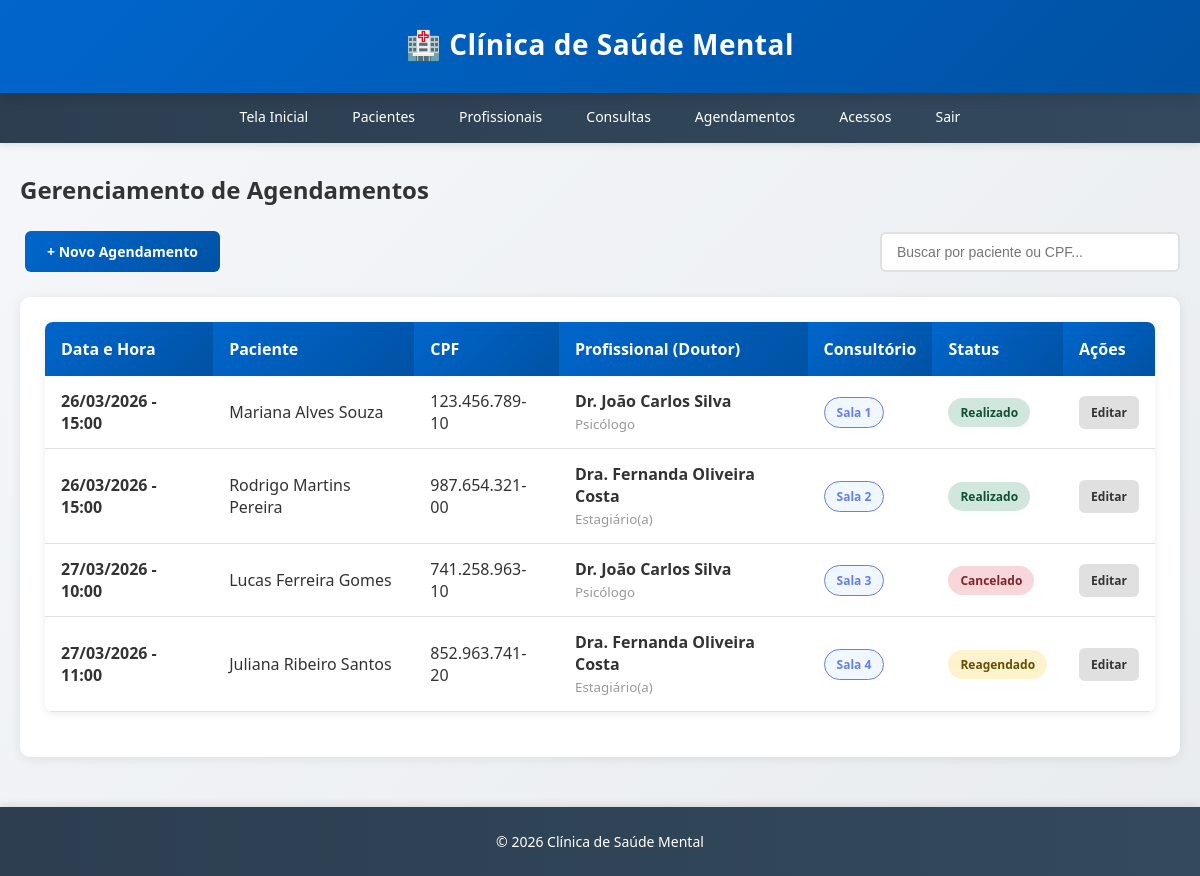
The page /agendamentos/ (signed in) on the database its author committed.
### app/models.py (models this page shows, shortened)
class Agendamento(db.Model):
    __tablename__ = 'agendamentos'
    id = db.Column(db.Integer, primary_key=True)
    paciente_id = db.Column(db.Integer, db.ForeignKey('pacientes.id'), nullable=False)
    profissional_id = db.Column(db.Integer, db.ForeignKey('profissionais.id'), nullable=False)
    consultorio_id = db.Column(db.Integer, db.ForeignKey('consultorios.id'), nullable=True)
    data_agendamento = db.Column(db.DateTime, nullable=False)
    hora_inicio = db.Column(db.Time, nullable=True)
    hora_fim = db.Column(db.Time, nullable=True)
    status = db.Column(db.String(50), default='Agendado')
    observacoes = db.Column(db.Text, nullable=True)
    data_criacao = db.Column(db.DateTime, default=datetime.utcnow)
    consultorio_sala = db.Column(db.String(50), nullable=True)
    consultorio = db.relationship('Consultorio')

class Paciente(db.Model):
    __tablename__ = 'pacientes'
    id = db.Column(db.Integer, primary_key=True)
    nome = db.Column(db.String(150), nullable=False)
    cpf = db.Column(db.String(14), unique=True, nullable=False)
    data_nascimento = db.Column(db.Date, nullable=False)
    telefone = db.Column(db.String(20), nullable=False)
    email = db.Column(db.String(120), nullable=True)
    endereco = db.Column(db.String(300), nullable=True)
    historico_medico = db.Column(db.Text, nullable=True)
    estado_civil = db.Column(db.String(50), nullable=True)
    nome_contato_emergencia = db.Column(db.String(150), nullable=True)
    telefone_contato_emergencia = db.Column(db.String(20), nullable=True)
    data_cadastro = db.Column(db.DateTime, default=datetime.utcnow)
    consultas = db.relationship('Consulta', backref='paciente', lazy=True, cascade='all, delete-orphan')
    agendamentos = db.relationship('Agendamento', backref='paciente', lazy=True, cascade='all, delete-orphan')

class Profissional(db.Model):
    __tablename__ = 'profissionais'
    id = db.Column(db.Integer, primary_key=True)
    nome = db.Column(db.String(150), nullable=False)
    cpf = db.Column(db.String(14), unique=True, nullable=False)
    especialidade = db.Column(db.String(100), nullable=False)
    especialidade_customizada = db.Column(db.String(100), nullable=True)
    telefone = db.Column(db.String(20), nullable=False)
    email = db.Column(db.String(120), nullable=True)
    numero_registro = db.Column(db.String(50), nullable=True)
    estado_civil = db.Column(db.String(50), nullable=True)
    endereco = db.Column(db.String(300), nullable=True)
    nome_contato_emergencia = db.Column(db.String(150), nullable=True)
    telefone_contato_emergencia = db.Column(db.String(20), nullable=True)
    data_cadastro = db.Column(db.DateTime, default=datetime.utcnow)
    consultas = db.relationship('Consulta', backref='profissional', lazy=True, cascade='all, delete-orphan')
    agendamentos = db.relationship('Agendamento', backref='profissional', lazy=True, cascade='all, delete-orphan')

### app/routes.py (the view)
@agendamentos_bp.route('/')
@login_required
def listar_agendamentos():
    agendamentos = Agendamento.query.all()
    return render_template('agendamentos/listar.html', agendamentos=agendamentos)

### app/templates/agendamentos/listar.html (shortened to what this page needs)
{% extends "base.html" %}
{% block content %}
<h2>Gerenciamento de Agendamentos</h2>
<div class="header-actions">
    <a href="{{ url_for('agendamentos.novo_agendamento') }}" class="btn btn-primary">+ Novo Agendamento</a>
    <div class="search-box">
        <input type="text" id="searchInput" placeholder="Buscar por paciente ou CPF...">
    </div>
</div>
{% if agendamentos %}
<div class="card">
    <table>
        <thead>
            <tr>
                <th>Data e Hora</th>
                <th>Paciente</th>
                <th>CPF</th>
                <th>Profissional (Doutor)</th>
                <th>Consultório</th>
                <th>Status</th>
                <th>Ações</th>
            </tr>
        </thead>
        <tbody id="agendamentosTable">
            {% for agendamento in agendamentos %}
            <tr class="agendamento-row" data-search="{{ agendamento.paciente.nome|lower }} {{ agendamento.paciente.cpf|lower }}">
                <td><strong>{{ agendamento.data_agendamento.strftime('%d/%m/%Y') }} - {% if agendamento.hora_inicio %}{{ agendamento.hora_inicio.strftime('%H:%M') }}{% else %}00:00{% endif %}</strong></td>
                <td>{{ agendamento.paciente.nome }}</td>
                <td>{{ agendamento.paciente.cpf|format_cpf }}</td>
                <td>
                    <strong>{{ agendamento.profissional.nome }}</strong><br>
                    <small style="color: #999;">{{ agendamento.profissional.especialidade }}</small>
                </td>
                <td>
                    {% if agendamento.consultorio_sala %}
                        <span class="consultorio-badge">{{ agendamento.consultorio_sala }}</span>
                    {% else %}
                        <span style="color: #999;">-</span>
                    {% endif %}
                </td>
                <td>
                    {% if agendamento.status == 'Agendado' %}
                        <span class="status-badge status-agendado">{{ agendamento.status }}</span>
                    {% elif agendamento.status == 'Realizado' %}
                        <span class="status-badge status-realizado">{{ agendamento.status }}</span>
                    {% elif agendamento.status == 'Cancelado' %}
                        <span class="status-badge status-cancelado">{{ agendamento.status }}</span>
                    {% elif agendamento.status == 'Reagendado' %}
                        <span class="status-badge status-reagendado">{{ agendamento.status }}</span>
                    {% elif agendamento.status == 'Não compareceu' %}
                        <span class="status-badge status-nao-compareceu">{{ agendamento.status }}</span>
                    {% else %}
                        <span class="status-badge">{{ agendamento.status }}</span>
                    {% endif %}
                </td>
                <td>
                    <div class="actions-cell">
                        <a href="{{ url_for('agendamentos.editar_agendamento', id=agendamento.id) }}" class="btn btn-secondary">Editar</a>
                    </div>
                </td>
            </tr>
            {% endfor %}
        </tbody>
    </table>
</div>
{% else %}
<div class="no-data">
    <p>Nenhum agendamento criado no sistema.</p>
    <a href="{{ url_for('agendamentos.novo_agendamento') }}" class="btn btn-primary">Criar Primeiro Agendamento</a>
</div>
{% endif %}
{% endblock %}

### app/templates/base.html (style rules this page uses)
* { margin: 0; padding: 0; box-sizing: border-box; }
body { font-family: 'Segoe UI', Tahoma, Geneva, Verdana, sans-serif; background: linear-gradient(135deg, #f5f7fa 0%, #e9ecef 100%); color: #333; min-height: 100vh; display: flex; flex-direction: column; }
.btn { display: inline-block; padding: 11px 22px; margin: 5px; border: none; border-radius: 6px; cursor: pointer; text-decoration: none; font-size: 14px; font-weight: 600; transition: all 0.3s ease; }
.btn-primary { background: linear-gradient(135deg, #0066cc 0%, #0052a3 100%); color: white; }
.btn-secondary { background: #e0e0e0; color: #333; }
table { width: 100%; border-collapse: collapse; background: white; box-shadow: 0 2px 8px rgba(0, 0, 0, 0.08); margin-bottom: 20px; border-radius: 8px; overflow: hidden; }
table th { background: linear-gradient(135deg, #0066cc 0%, #0052a3 100%); color: white; padding: 16px; text-align: left; font-weight: 600; }
table td { padding: 14px 16px; border-bottom: 1px solid #e0e0e0; }
.card { background: white; border-radius: 10px; box-shadow: 0 2px 12px rgba(0, 0, 0, 0.08); padding: 25px; margin-bottom: 20px; transition: all 0.3s ease; }
h2 { color: #333; margin-bottom: 10px; font-size: 24px; font-weight: 600; }
h2 { color: #333; margin-bottom: 20px; font-size: 24px; font-weight: 600; }

### app/templates/agendamentos/listar.html (style rules this page uses)
.header-actions { display: flex; justify-content: space-between; align-items: center; margin-bottom: 20px; gap: 15px; }
.search-box { flex: 1; max-width: 300px; }
.search-box input { width: 100%; padding: 10px 15px; border: 2px solid #e0e0e0; border-radius: 6px; font-size: 14px; transition: all 0.3s ease; }
.status-badge { display: inline-block; padding: 6px 12px; border-radius: 20px; font-size: 12px; font-weight: 600; }
.status-realizado { background: #d1e7dd; color: #0f5132; }
.status-cancelado { background: #f8d7da; color: #842029; }
.status-reagendado { background: #fff3cd; color: #664d03; }
.consultorio-badge { display: inline-block; background: #f0f7ff; color: #667eea; padding: 6px 12px; border-radius: 20px; font-size: 12px; font-weight: 600; border: 1px solid #667eea; }
.actions-cell { display: flex; gap: 8px; flex-wrap: wrap; }
.actions-cell .btn { margin: 0; padding: 8px 12px; font-size: 12px; }

### rows shown on the page
Agendamento: data_agendamento "26/03/2026", hora_inicio "15:00", paciente.nome "Mariana Alves Souza", paciente.cpf "123.456.789-10", profissional.nome "Dr. João Carlos Silva", profissional.especialidade "Psicólogo", consultorio_sala "Sala 1", status "Realizado"
Agendamento: data_agendamento "26/03/2026", hora_inicio "15:00", paciente.nome "Rodrigo Martins Pereira", paciente.cpf "987.654.321-00", profissional.nome "Dra. Fernanda Oliveira Costa", profissional.especialidade "Estagiário(a)", consultorio_sala "Sala 2", status "Realizado"
Agendamento: data_agendamento "27/03/2026", hora_inicio "10:00", paciente.nome "Lucas Ferreira Gomes", paciente.cpf "741.258.963-10", profissional.nome "Dr. João Carlos Silva", profissional.especialidade "Psicólogo", consultorio_sala "Sala 3", status "Cancelado"
Agendamento: data_agendamento "27/03/2026", hora_inicio "11:00", paciente.nome "Juliana Ribeiro Santos", paciente.cpf "852.963.741-20", profissional.nome "Dra. Fernanda Oliveira Costa", profissional.especialidade "Estagiário(a)", consultorio_sala "Sala 4", status "Reagendado"
